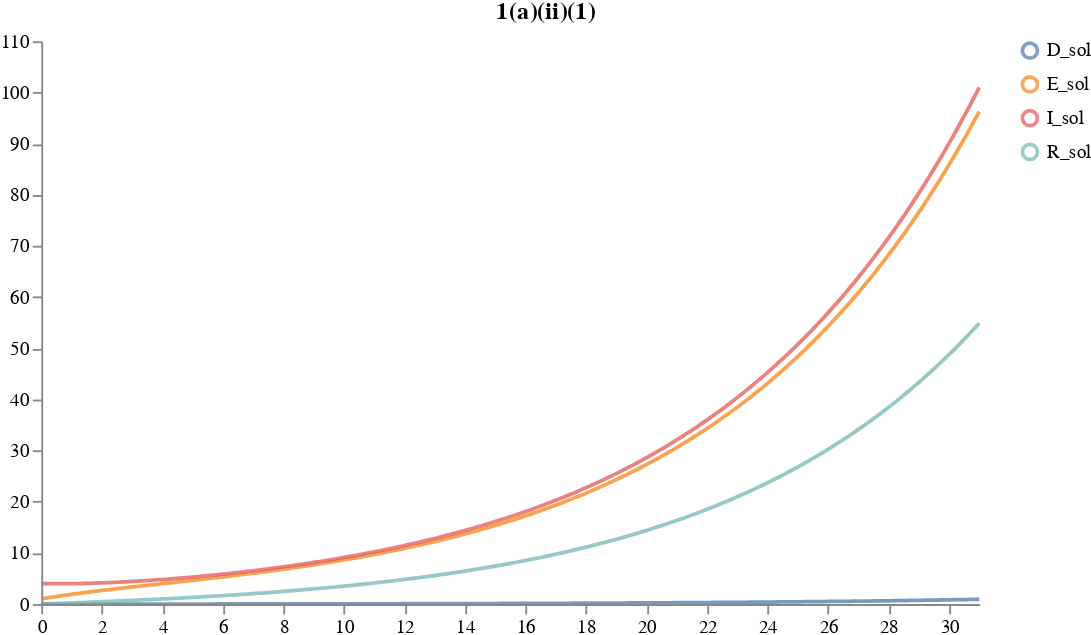

Notebook code cell kept with this figure:
### Code cell
SEIRD_model_path = "scenario1_a_ii_1.json"
SEIRD_model_url = "https://raw.githubusercontent.com/indralab/mira/hackathon/notebooks/evaluation_2023.07/eval_scenario1_1_ii_1.json"
# NOTE: This is only if you wish to update the AMR.
update_AMR(SEIRD_model_url, SEIRD_model_path)

# model = change_model_parameters(SEIRD_model_path, [("t_0", 0)])
# "subset":".*_sol"
results_1_a_ii_1 = load_and_sample_petri_model(
        SEIRD_model_path, num_samples, timepoints=timepoints, visual_options={"title": "1(a)(ii)(1)", "subset":["D_sol", "I_sol", "R_sol", "E_sol"]}, time_unit="days")
plots.ipy_display(results_1_a_ii_1["visual"])
# QoIs_0day = aggregate_results(samples_1_a_ii_1, num_samples)

### Figure 1 — Vega specification as saved in the notebook (floating-point values rounded to 4 significant figures; data arrays with more than 128 entries replaced by an {"elided": "..."} marker saying what was removed)
{"$schema": "https://vega.github.io/schema/vega/v5.json", "axes": [{"name": "x_axis", "orient": "bottom", "scale": "xscale", "zindex": 100}, {"name": "y_axis", "orient": "left", "scale": "yscale", "zindex": 100}], "data": [{"name": "distributions", "values": {"elided": "1244 records"}}, {"name": "traces", "transform": [{"expr": "isValid(datum.value)", "type": "filter"}], "values": []}, {"name": "points", "values": []}, {"name": "markers", "values": []}, {"name": "selected", "on": [{"remove": true, "trigger": "clear"}, {"remove": true, "trigger": "!shift"}, {"insert": "clicked", "trigger": "!shift && clicked"}, {"toggle": "clicked", "trigger": "shift && clicked"}]}], "height": 300, "legends": [{"encode": {"labels": {"interactive": true, "name": "legendLabel", "update": {"opacity": [{"test": "!length(data('selected')) || indata('selected', 'value', datum.value)", "value": 1}, {"value": 0.25}]}}, "symbols": {"interactive": true, "name": "legendSymbol", "update": {"fill": {"value": "transparent"}, "opacity": [{"test": "!length(data('selected')) || indata('selected', 'value', datum.value)", "value": 0.7}, {"value": 0.15}], "size": {"value": 64}, "strokeWidth": {"value": 2}}}}, "name": "color_legend", "stroke": "color"}], "marks": [{"from": {"facet": {"data": "points", "groupby": "trajectory", "name": "points_split"}}, "marks": [{"encode": {"hover": {"fillOpacity": {"value": 0.9}}, "update": {"fill": {"field": "trajectory", "scale": "color"}, "fillOpacity": [{"test": "!length(data('selected')) || indata('selected', 'value', datum.trajectory)", "value": 0.5}, {"value": 0.15}], "size": {"value": 10}, "stroke": {"field": "trajectory", "scale": "color"}, "strokeOpacity": [{"test": "!length(data('selected')) || indata('selected', 'value', datum.trajectory)", "value": 0.75}, {"value": 0.15}], "strokeWidth": {"value": 2}, "tooltip": {"field": "value"}, "x": {"field": "timepoint", "scale": "xscale"}, "y": {"field": "value", "scale": "yscale"}}}, "from": {"data": "points"}, "name": "_points_symbol", "type": "symbol", "zindex": 3}, {"encode": {"hover": {"fillOpacity": {"value": 0.9}}, "update": {"interpolate": {"value": "linear"}, "stroke": {"field": "trajectory", "scale": "color"}, "strokeOpacity": [{"test": "!length(data('selected')) || indata('selected', 'value', datum.trajectory)", "value": 0.3}, {"value": 0.1}], "strokeWidth": {"value": 2}, "x": {"field": "timepoint", "scale": "xscale"}, "y": {"field": "value", "scale": "yscale"}}}, "from": {"data": "points"}, "name": "_points_line", "type": "line", "zindex": 3}], "name": "_points", "type": "group", "zindex": 3}, {"from": {"facet": {"data": "traces", "groupby": "trajectory", "name": "traces_split"}}, "marks": [{"encode": {"hover": {"fillOpacity": {"value": 0.9}}, "update": {"interpolate": {"value": "linear"}, "stroke": {"field": "trajectory", "scale": "color"}, "strokeOpacity": [{"test": "!length(data('selected')) || indata('selected', 'value', datum.trajectory)", "value": 0.75}, {"value": 0.15}], "strokeWidth": {"value": 2}, "x": {"field": "timepoint", "scale": "xscale"}, "y": {"field": "value", "scale": "yscale"}}}, "from": {"data": "traces_split"}, "name": "_traces_lines", "type": "line"}], "name": "_traces", "type": "group", "zindex": 2}, {"from": {"facet": {"data": "distributions", "groupby": "trajectory", "name": "trajectory_split"}}, "marks": [{"encode": {"hover": {"fillOpacity": {"value": 0.9}}, "update": {"fill": {"field": "trajectory", "scale": "color"}, "fillOpacity": [{"test": "!length(data('selected')) || indata('selected', 'value', datum.trajectory)", "value": 0.5}, {"value": 0.15}], "interpolate": {"value": "linear"}, "stroke": {"field": "trajectory", "scale": "color"}, "strokeOpacity": [{"test": "!length(data('selected')) || indata('selected', 'value', datum.trajectory)", "value": 0.75}, {"value": 0.15}], "strokeWidth": {"value": 2}, "x": {"field": "timepoint", "scale": "xscale"}, "y": {"field": "upper", "scale": "yscale"}, "y2": {"field": "lower", "scale": "yscale"}}}, "from": {"data": "trajectory_split"}, "type": "area"}], "name": "_distributions", "type": "group", "zindex": 1}, {"marks": [{"encode": {"enter": {"stroke": {"value": "lightgray"}}, "update": {"opacity": {"value": 1}, "x": {"field": "timepoint", "scale": "xscale"}, "y": {"signal": "height"}, "y2": {"value": 0}}}, "from": {"data": "markers"}, "name": "_marker text", "type": "rule"}, {"encode": {"enter": {"fontSize": {"value": 8}, "text": {"field": "datum.label"}, "y": {"value": 0}}}, "from": {"data": "_marker text"}, "name": "_marker flags", "transform": [{"as": ["x", "_y", "opacity", "align", "baseline"], "lineAnchor": "start", "offset": [1], "size": {"signal": "[width, height]"}, "type": "label"}], "type": "text"}], "name": "_markers", "type": "group"}], "scales": [{"domain": {"fields": [{"data": "distributions", "field": "timepoint"}, {"data": "traces", "field": "timepoint"}, {"data": "points", "field": "timepoint"}, {"data": "markers", "field": "timepoint"}]}, "name": "xscale", "range": "width", "type": "linear", "zero": false}, {"domain": {"fields": [{"data": "distributions", "field": "lower"}, {"data": "distributions", "field": "upper"}, {"data": "traces", "field": "value"}, {"data": "points", "field": "value"}]}, "name": "yscale", "nice": true, "range": "height", "type": "linear", "zero": true}, {"domain": {"fields": [{"data": "distributions", "field": "trajectory"}, {"data": "traces", "field": "trajectory"}, {"data": "points", "field": "trajectory"}]}, "name": "color", "range": "category", "type": "ordinal"}], "signals": [{"name": "clear", "on": [{"events": "mouseup[!event.item]", "force": true, "update": "true"}], "value": true}, {"name": "shift", "on": [{"events": "@legendSymbol:click, @legendLabel:click", "force": true, "update": "event.shiftKey"}], "value": false}, {"name": "clicked", "on": [{"events": "@legendSymbol:click, @legendLabel:click", "force": true, "update": "{value: datum.value}"}], "value": null}], "title": "1(a)(ii)(1)", "width": 500}
